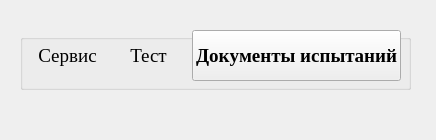
<?xml version="1.0" encoding="UTF-8"?>
<ui version="4.0">
 <class>MainWindow</class>
 <widget class="QMainWindow" name="MainWindow">
  <property name="geometry">
   <rect>
    <x>0</x>
    <y>0</y>
    <width>436</width>
    <height>140</height>
   </rect>
  </property>
  <property name="sizePolicy">
   <sizepolicy hsizetype="Minimum" vsizetype="Minimum">
    <horstretch>0</horstretch>
    <verstretch>0</verstretch>
   </sizepolicy>
  </property>
  <property name="minimumSize">
   <size>
    <width>100</width>
    <height>50</height>
   </size>
  </property>
  <property name="windowTitle">
   <string>MainWindow</string>
  </property>
  <widget class="QWidget" name="centralwidget">
   <property name="minimumSize">
    <size>
     <width>1345</width>
     <height>0</height>
    </size>
   </property>
   <widget class="QGroupBox" name="groupBox">
    <property name="geometry">
     <rect>
      <x>20</x>
      <y>20</y>
      <width>391</width>
      <height>70</height>
     </rect>
    </property>
    <property name="title">
     <string> </string>
    </property>
    <widget class="QWidget" name="horizontalLayoutWidget">
     <property name="geometry">
      <rect>
       <x>10</x>
       <y>10</y>
       <width>371</width>
       <height>51</height>
      </rect>
     </property>
     <layout class="QHBoxLayout" name="horizontalLayout_2">
      <item>
       <widget class="QLabel" name="label">
        <property name="font">
         <font>
          <family>Times New Roman</family>
          <pointsize>14</pointsize>
         </font>
        </property>
        <property name="text">
         <string>Сервис</string>
        </property>
        <property name="alignment">
         <set>Qt::AlignCenter</set>
        </property>
        <property name="indent">
         <number>0</number>
        </property>
       </widget>
      </item>
      <item>
       <widget class="QLabel" name="label_3">
        <property name="font">
         <font>
          <family>Times New Roman</family>
          <pointsize>14</pointsize>
         </font>
        </property>
        <property name="text">
         <string>Тест</string>
        </property>
        <property name="alignment">
         <set>Qt::AlignCenter</set>
        </property>
        <property name="indent">
         <number>0</number>
        </property>
       </widget>
      </item>
      <item>
       <widget class="QPushButton" name="pushButton">
        <property name="sizePolicy">
         <sizepolicy hsizetype="Fixed" vsizetype="Minimum">
          <horstretch>0</horstretch>
          <verstretch>0</verstretch>
         </sizepolicy>
        </property>
        <property name="font">
         <font>
          <family>Times New Roman</family>
          <pointsize>14</pointsize>
          <weight>75</weight>
          <bold>true</bold>
          <kerning>false</kerning>
         </font>
        </property>
        <property name="toolTip">
         <string notr="true"/>
        </property>
        <property name="text">
         <string>Документы испытаний</string>
        </property>
        <property name="iconSize">
         <size>
          <width>16</width>
          <height>10</height>
         </size>
        </property>
        <property name="autoRepeat">
         <bool>true</bool>
        </property>
        <property name="autoRepeatDelay">
         <number>150</number>
        </property>
        <property name="autoRepeatInterval">
         <number>90</number>
        </property>
       </widget>
      </item>
     </layout>
    </widget>
   </widget>
  </widget>
  <widget class="QMenuBar" name="menuBar">
   <property name="geometry">
    <rect>
     <x>0</x>
     <y>0</y>
     <width>436</width>
     <height>21</height>
    </rect>
   </property>
  </widget>
 </widget>
 <resources/>
 <connections/>
</ui>
